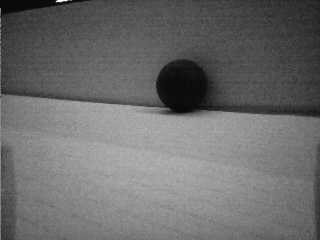
#> input picture Lab1/ball_recognition/grading_imgs/test02.bmp, 320 x 240 px
$ python -i find_ball.py   (imports and definitions only)
#> lines starting #> are read from the running program, lines starting #| are printed output that depends on the picture
#> further down, picture is the input picture: shape (240, 320, 3); min 0, max 255, mean 107.4
#!/usr/bin/env python3

import cv2
import sys
import copy

import numpy as np

try:
    from PIL import Image, ImageDraw, ImageFont
except ImportError:
    sys.exit('install Pillow to run this code')


# [7 lines left out: function gammaCorrect, not called in this run]


def find_ball(opencv_image, debug=False):
    """Find the ball in an image.

        Arguments:
        opencv_image -- the image
        debug -- an optional argument which can be used to control whether
                debugging information is displayed.

        Returns [x, y, radius] of the ball, and [0,0,0] or None if no ball is found.
    """
#> called with debug = False

    imgHeight, imgWidth = opencv_image.shape[:2]  # Get ball dimensions
#> imgHeight = 240; imgWidth = 320

    opencv_image = cv2.medianBlur(opencv_image, 5)  # Blur the image to reduce noise

    # opencv_image = gammaCorrect(opencv_image, 1.8)  # Use gamma correction to brighten the image, reducing shadow
    # opencv_image = cv2.equalizeHist(opencv_image)
    opencv_image = cv2.normalize(opencv_image, opencv_image, 0, 700, cv2.NORM_MINMAX)
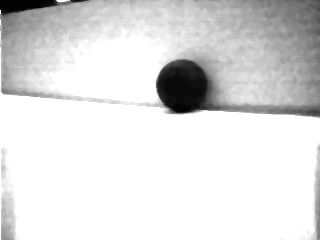
#> opencv_image: shape (240, 320, 3); min 0, max 255, mean 221.8


#> (the run stopped early here; a loop or call above may not have finished)

$ run again, on Lab1/ball_recognition/grading_imgs/test04.bmp
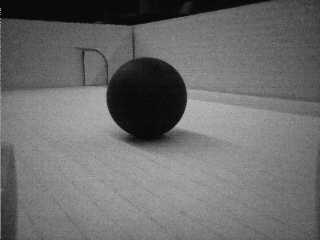
#> input picture Lab1/ball_recognition/grading_imgs/test04.bmp, 320 x 240 px
#> picture is the input picture: shape (240, 320, 3); min 0, max 190, mean 108.1
#> in find_ball, `opencv_image = cv2.normalize(opencv_image, opencv_image, 0, 700, cv2.N..`:
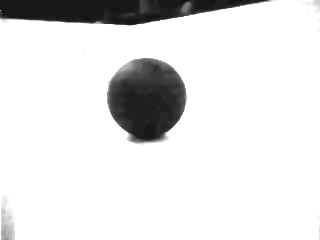
#> opencv_image: shape (240, 320, 3); min 0, max 255, mean 227.7

$ run again, on Lab1/ball_recognition/grading_imgs/test06.bmp
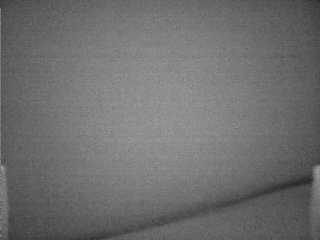
#> input picture Lab1/ball_recognition/grading_imgs/test06.bmp, 320 x 240 px
#> picture is the input picture: shape (240, 320, 3); min 39, max 161, mean 110.2
#> in find_ball, `opencv_image = cv2.normalize(opencv_image, opencv_image, 0, 700, cv2.N..`:
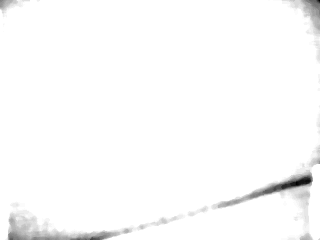
#> opencv_image: shape (240, 320, 3); min 0, max 255, mean 251
